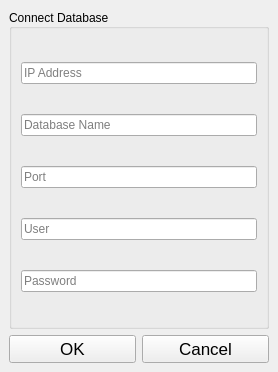
<?xml version="1.0" encoding="UTF-8"?>
<ui version="4.0">
 <class>form_database</class>
 <widget class="QMainWindow" name="form_database">
  <property name="geometry">
   <rect>
    <x>0</x>
    <y>0</y>
    <width>278</width>
    <height>372</height>
   </rect>
  </property>
  <property name="minimumSize">
   <size>
    <width>278</width>
    <height>372</height>
   </size>
  </property>
  <property name="maximumSize">
   <size>
    <width>278</width>
    <height>372</height>
   </size>
  </property>
  <property name="windowTitle">
   <string notr="true">Database</string>
  </property>
  <property name="windowIcon">
   <iconset>
    <normaloff>../../../gui/ControlVersions/Hos3.9/icon/database-storage.png</normaloff>../../../gui/ControlVersions/Hos3.9/icon/database-storage.png</iconset>
  </property>
  <widget class="QWidget" name="centralwidget">
   <layout class="QGridLayout" name="gridLayout_2">
    <item row="0" column="0" colspan="2">
     <widget class="QGroupBox" name="groupBox">
      <property name="styleSheet">
       <string notr="true">font: 10pt &quot;MS Shell Dlg 2&quot;;</string>
      </property>
      <property name="title">
       <string>Connect Database</string>
      </property>
      <property name="alignment">
       <set>Qt::AlignLeading|Qt::AlignLeft|Qt::AlignVCenter</set>
      </property>
      <layout class="QGridLayout" name="gridLayout">
       <item row="0" column="0">
        <widget class="QLineEdit" name="lineEdit_server">
         <property name="placeholderText">
          <string>IP Address</string>
         </property>
        </widget>
       </item>
       <item row="1" column="0">
        <widget class="QLineEdit" name="lineEdit_dbname">
         <property name="placeholderText">
          <string>Database Name</string>
         </property>
        </widget>
       </item>
       <item row="2" column="0">
        <widget class="QLineEdit" name="lineEdit_port">
         <property name="placeholderText">
          <string>Port</string>
         </property>
        </widget>
       </item>
       <item row="3" column="0">
        <widget class="QLineEdit" name="lineEdit_user">
         <property name="placeholderText">
          <string>User</string>
         </property>
        </widget>
       </item>
       <item row="4" column="0">
        <widget class="QLineEdit" name="lineEdit_password">
         <property name="placeholderText">
          <string>Password</string>
         </property>
        </widget>
       </item>
      </layout>
     </widget>
    </item>
    <item row="1" column="0">
     <widget class="QPushButton" name="pushButton">
      <property name="font">
       <font>
        <pointsize>13</pointsize>
       </font>
      </property>
      <property name="text">
       <string>OK</string>
      </property>
     </widget>
    </item>
    <item row="1" column="1">
     <widget class="QPushButton" name="pushButton_2">
      <property name="font">
       <font>
        <pointsize>13</pointsize>
       </font>
      </property>
      <property name="text">
       <string>Cancel</string>
      </property>
     </widget>
    </item>
   </layout>
  </widget>
  <action name="actionVersion_Postgres">
   <property name="text">
    <string>Version Postgres</string>
   </property>
  </action>
 </widget>
 <resources/>
 <connections/>
</ui>
